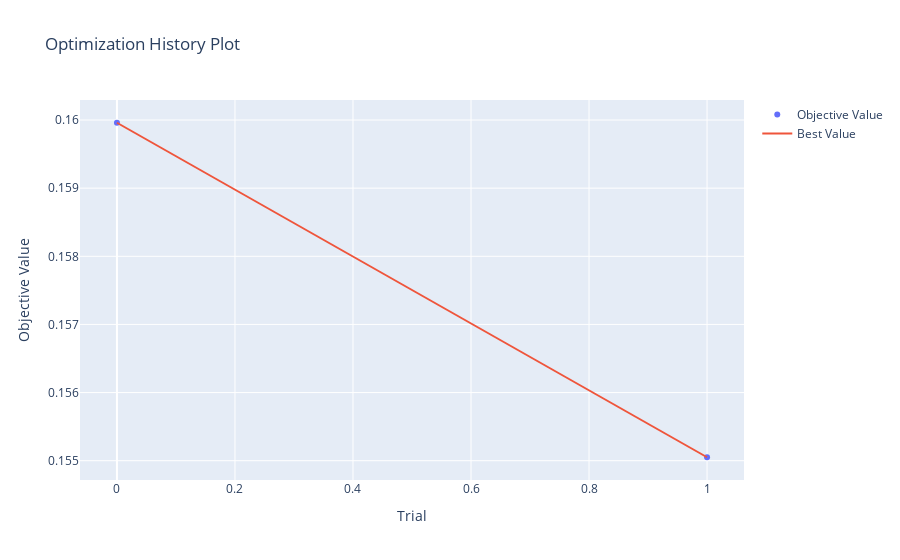
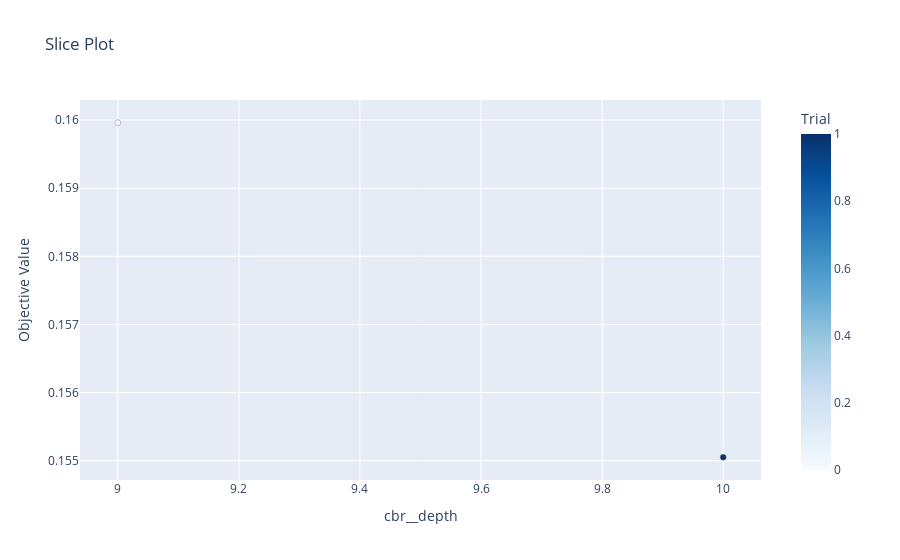

The cell these charts' notebook holds for them, in order:
### Markdown cell above
0.1550506956417678 and parameters: {'cbr__learning_rate': 0.35200000000000004}.

Лучшие параметры модели: {'cbr__learning_rate': 0.27}
MAPE 0.1546516217929113
Время обучения модели: 217.319703

### Code cell
display(plot_optimization_history(study))

# display(plot_param_importances(study))

plot_slice(study)

### Figure 1 — Plotly figure (JSON) as saved in the notebook; plotly's stock layout.template omitted (floating-point values rounded to 4 significant figures)
{"data": [{"mode": "markers", "name": "Objective Value", "type": "scatter", "x": [0, 1], "y": [0.16, 0.1551]}, {"mode": "lines", "name": "Best Value", "type": "scatter", "x": [0, 1], "y": [0.16, 0.1551]}, {"marker": {"color": "#cccccc"}, "mode": "markers", "name": "Infeasible Trial", "showlegend": false, "type": "scatter", "x": [], "y": []}], "layout": {"title": {"text": "Optimization History Plot"}, "xaxis": {"title": {"text": "Trial"}}, "yaxis": {"title": {"text": "Objective Value"}}}}

### Figure 2 — Plotly figure (JSON) as saved in the notebook; plotly's stock layout.template omitted (floating-point values rounded to 4 significant figures)
{"data": [{"marker": {"color": [0, 1], "colorbar": {"title": {"text": "Trial"}, "x": 1, "xpad": 40}, "colorscale": [[0, "rgb(247,251,255)"], [0.125, "rgb(222,235,247)"], [0.25, "rgb(198,219,239)"], [0.375, "rgb(158,202,225)"], [0.5, "rgb(107,174,214)"], [0.625, "rgb(66,146,198)"], [0.75, "rgb(33,113,181)"], [0.875, "rgb(8,81,156)"], [1, "rgb(8,48,107)"]], "line": {"color": "Grey", "width": 0.5}}, "mode": "markers", "showlegend": false, "type": "scatter", "x": [9, 10], "y": [0.16, 0.1551]}], "layout": {"title": {"text": "Slice Plot"}, "xaxis": {"title": {"text": "cbr__depth"}}, "yaxis": {"title": {"text": "Objective Value"}}}}
